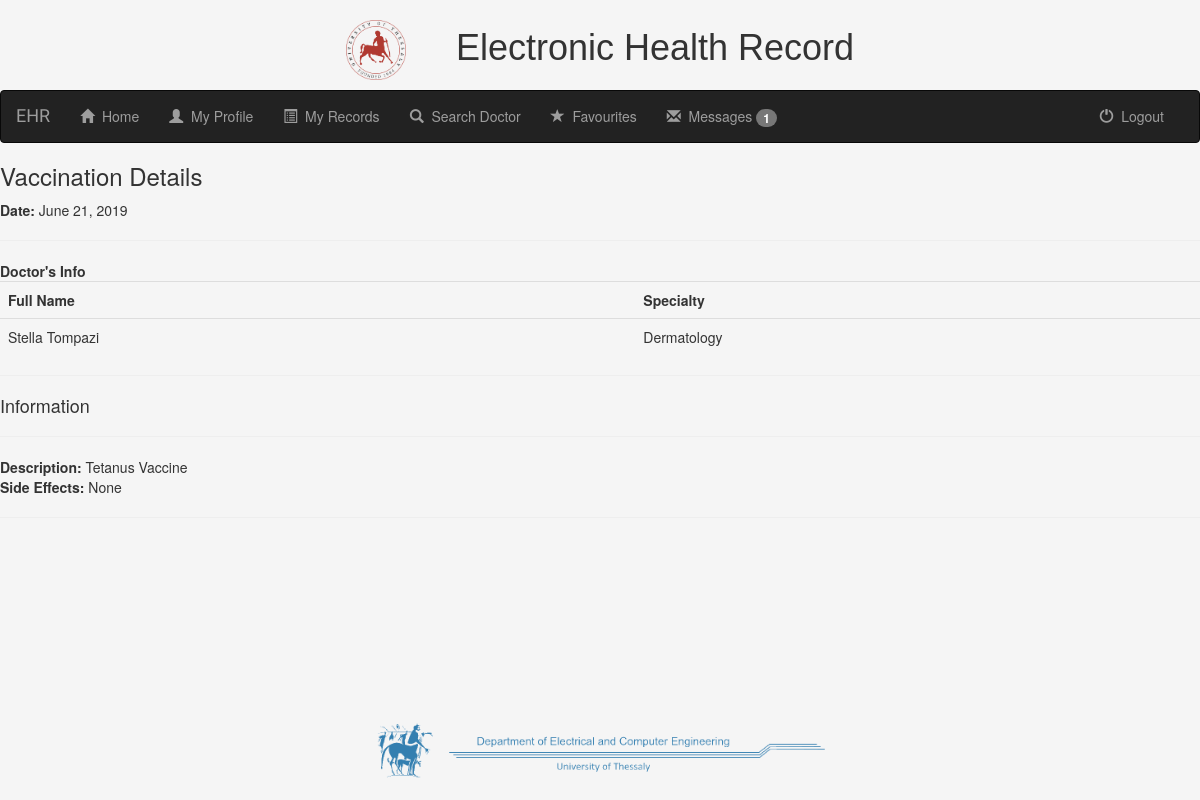
/my_mr/vaccination_detail/4/ (signed in), run on the app's committed database.
### mr/models.py (models this page shows, shortened)
class Vaccination(models.Model):
    patient = models.ForeignKey(PatientProfile, on_delete=models.CASCADE)
    doctor = models.ForeignKey(UserProfile, on_delete=models.CASCADE)
    date = models.DateField(null=False, default=date.today)
    description = models.CharField(max_length=500, blank=True)
    side_effects = models.CharField(max_length=1000, blank=True)
    secret_note = models.CharField(max_length=1000, blank=True)

class UserProfile(models.Model):
    user = models.OneToOneField(User, on_delete=models.CASCADE)
    specialties_list = (
        ('Accident_and_Emergency_Medicine', 'Accident and Emergency Medicine'),
        ('Allergiology', 'Allergiology'),
        ('Anesthetics', 'Anesthetics'),
        ('Cardiology', 'Cardiology'),
        ('Child_Psychiatry', 'Child Psychiatry'),
        ('Clinical_Biology', 'Clinical Biology'),
        ('Clinical_Chemistry', 'Clinical Chemistry'),
        ('Clinical_Neurophysiology', 'Clinical Neurophysiology'),
        ('Dental_Oral_Maxillo-facial_surgery', 'Dental, Oral and Maxillo-facial Surgery'),
        ('Dermato-Venereology', 'Dermato-Venereology'),
        ('Dermatology', 'Dermatology'),
        ('Endocrinology', 'Endocrinology'),
        ('Family_and_general_Medicine', 'Family and General Medicine'),
        ('Fictional_Medical_Specialist', 'Fictional Medical Specialist'),
        ('Gastro-enterologic_Surgery', 'Gastro-enterologic Surgery'),
        ('Gastroenterology', 'Gastroenterology'),
        ('General_Hematology', 'General Hematology'),
        ('General_Practice', 'General Practice'),
        ('General_Surgery', 'General Surgery'),
        ('Geriatrics', 'Geriatrics'),
        ('Immunology', 'Immunology'),
        ('Infectious_Diseases', 'Infectious Diseases'),
        ('Internal_Medicine', 'Internal Medicine'),
        ('Laboratory_Medicine', 'Laboratory Medicine'),
        ('Maxillo-facial_Surgery', 'Maxillo-facial Surgery'),
        ('Microbiology', 'Microbiology'),
        ('Nephrology', 'Nephrology'),
        ('Neuro-psychiatry', 'Neuro-psyciatry'),
        ('Neurosurgery', 'Neurosurgery'),
        ('Nuclear_Medicine', 'Nuclear Medicine'),
        ('Obstetrics_and_Gynecology', 'Obstetrics and Gynecology'),
        ('Occupational_Medicine', 'Occupational Medicine'),
        ('Opthalmology', 'Ophtalmology'),
        ('Orthopaedics', 'Orthopaedics'),
        ('Otorhinolaryngology', 'Otorhinolaryngology'),
        ('Paediatrics', 'Paediatrics'),
        ('Paediatrics_Surgery', 'Paediatrics Surgery'),
        ('Pathology', 'Pathology'),
        ('Physical_Medicine_and_Rehabilitation', 'Physical Medicine and Rehabilitation'),
        ('Plastic_Surgery', 'Plastic Surgery'),
        ('Pneumology', 'Pneumology'),
        ('Podiatric_Surgery', 'Podiatric Surgery'),
        ('Psychiatry', 'Psychiatry'),
        ('Public_health_and_Preventive_Medicine', 'Public Health and Preventive Medicine'),
        ('Radiation_Oncology', 'Radiation Oncology'),
        ('Respiratory_Medicine', 'Respiratory Medicine'),
        ('Rheumatogoly', 'Rheumatology'),
        ('Stomatology', 'Stomatology'),
        ('Thoragic_Surgery', 'Thoragic Surgery'),
        ('Tropical_Medicine', 'Tropical Medicine'),
        ('Urology', 'Urology'),
        ('Vascular_Surgery', 'Vascular Surgery'),
        ('Venereology', 'Venereology')
    )
    specialty = models.CharField(max_length=100, choices=specialties_list, default='General_Practice')
    city = models.CharField(max_length=50, blank=True)
    address = models.CharField(max_length=50, blank=True)
    phone = models.CharField(max_length=12, blank=True)

### my_mr/views.py (the view)
# urls.py: path('vaccination_detail/<int:pk>/', views.vaccination_detail.as_view(), name='vaccination_detail'),
class vaccination_detail(generic.DetailView):
    model = Vaccination
    template_name = 'my_mr/vaccination_detail.html'
    def get_context_data(self, **kwargs):
        context = super(vaccination_detail, self).get_context_data(**kwargs)
        context['received_messages'] = Message.objects.filter(receiver=self.request.user, was_read=False)
        return context

### my_mr/templates/my_mr/vaccination_detail.html
{% extends 'my_mr/base.html' %}
{% block body_block %}
<h3>Vaccination Details</h3>
<strong>Date:</strong> {{ vaccination.date }}
<hr>
<strong>Doctor's Info</strong>
<table class="table">
    <tr>
        <th>Full Name</th>
        <th>Specialty</th>
    </tr>
    <tr>
        <td>{{ vaccination.doctor.user.get_full_name }}</td>
        <td>{{ vaccination.doctor.get_specialty_display }}</td>
    </tr>
</table>
<hr>
<h4>Information</h4>
<hr>
<strong>Description:</strong> {{ vaccination.description }}
<br>
<strong>Side Effects:</strong> {{ vaccination.side_effects }}
<hr>
{% endblock %}

### mr/static/mr/css/style.css (style rules this page uses)
body { background-color: whitesmoke; height: 90%; margin-bottom: 10%; }

### data on the page
Vaccination: date "June 21, 2019", doctor.user.get_full_name "Stella Tompazi", doctor.specialty "Dermatology", description "Tetanus Vaccine", side_effects "None"

### other printed values
{{ received_messages.count }} "1"
